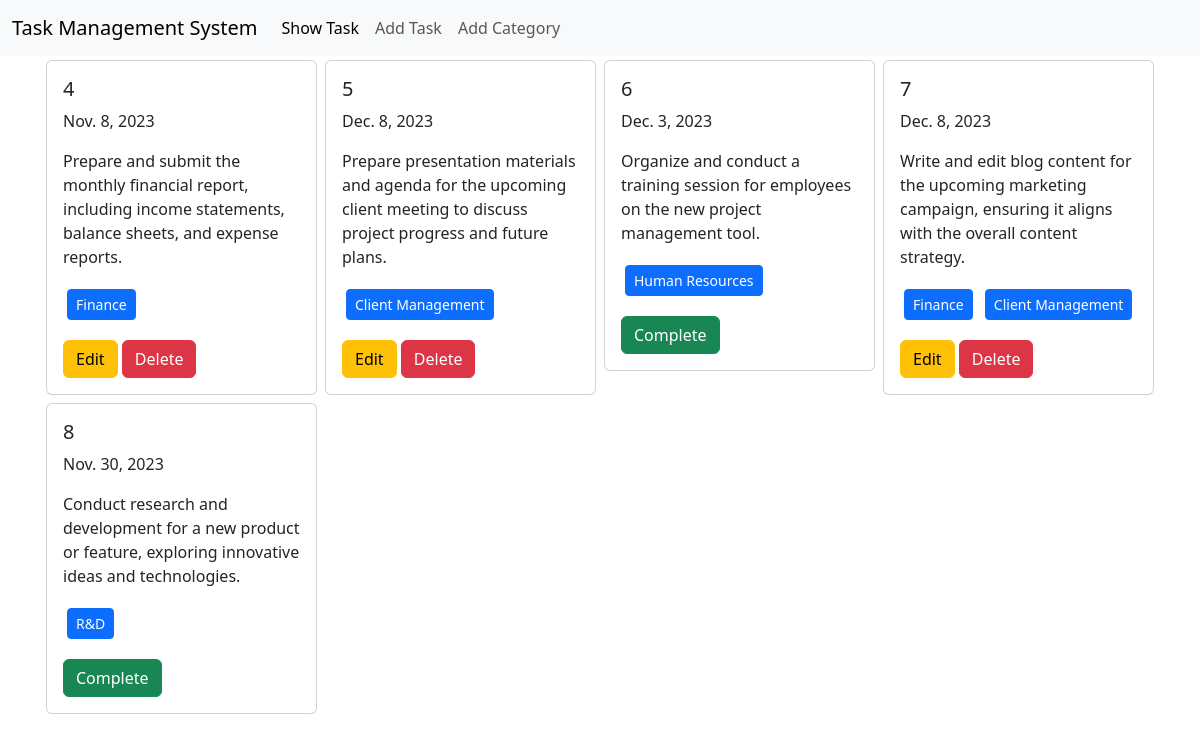
The page / on the database its author committed.
### task/models.py (models this page shows, shortened)
class Task(models.Model):
    taskTitle = models.CharField(max_length=30)
    category = models.ManyToManyField(Category)
    taskDescription = models.TextField()
    is_completed = models.BooleanField(default=False)
    assignDate = models.DateField()

### category/models.py (models this page shows)
class Category(models.Model):
    category = models.CharField(max_length=30)
    def __str__(self):
        return self.category

### task_management_system/views.py (the view)
# urls.py: path('', views.show, name='show_task'),
def show(request):
    data = Task.objects.all()
    return render (request, 'show_task.html',{'data': data})

### templates/show_task.html (shortened to what this page needs)
{% extends "base.html" %}
{% block content %}
<div class="d-flex flex-wrap container">
    {% for task in data%}
        <div class="col-sm-3 mb-3 mb-sm-0">
            <div class="card m-1">
            <div class="card-body">
                <h5 class="card-title">{{task.id}}</h5>
                <p class="card-text">{{task.assignDate}}</p>
                <p class="card-text">{{task.taskDescription}}</p>
                <p class="card-text">
                    {%for cat in task.category.all%}
                    <button class="btn btn-primary btn-sm m-1">{{cat}}</button>
                    {%endfor%}
                </p>
                {%if task.is_completed%}
                <a href="#" class="btn btn-success">Complete</a>
                {%else%}
                <a href="{%url 'edit_task' task.id%}" class="btn btn-warning">Edit</a>
                <a href="{%url 'delete_task' task.id%}" class="btn btn-danger">Delete</a>
                {%endif%}
            </div>
            </div>
        </div>
    {%endfor%}
  </div>
{% endblock content %}

### templates/base.html (shortened to what this page needs)
<!DOCTYPE html>
<html lang="en">
<head>
    <link href="https://cdn.jsdelivr.net/npm/bootstrap@5.3.2/dist/css/bootstrap.min.css" rel="stylesheet">
</head>
<body>
    <nav class="navbar navbar-expand-lg bg-body-tertiary">
        <div class="container-fluid">
          <a class="navbar-brand" href="#">Task Management System</a>
          <div class="collapse navbar-collapse" id="navbarNav">
            <ul class="navbar-nav">
              <li class="nav-item">
                <a class="nav-link active" aria-current="page" href="{% url 'show_task'%}">Show Task</a>
              </li>
              <li class="nav-item">
                <a class="nav-link" href="{% url 'add_task'%}">Add Task</a>
              </li>
              <li class="nav-item">
                <a class="nav-link" href="{% url 'add_category'%}">Add Category</a>
              </li>
            </ul>
          </div>
        </div>
      </nav>
    {% block content %}
    {% endblock content %}
</body>
</html>

### rows shown on the page
Task: id "4", assignDate "Nov. 8, 2023", taskDescription "Prepare and submit the monthly financial report, including income statements, balance sheets, and expense reports.", is_completed "Edit"
Category: category "Finance"
Task: id "5", assignDate "Dec. 8, 2023", taskDescription "Prepare presentation materials and agenda for the upcoming client meeting to discuss project progress and future plans.", is_completed "Edit"
Category: category "Client Management"
Task: id "6", assignDate "Dec. 3, 2023", taskDescription "Organize and conduct a training session for employees on the new project management tool.", is_completed "Complete"
Category: category "Human Resources"
Task: id "7", assignDate "Dec. 8, 2023", taskDescription "Write and edit blog content for the upcoming marketing campaign, ensuring it aligns with the overall content strategy.", is_completed "Edit"
Task: id "8", assignDate "Nov. 30, 2023", taskDescription "Conduct research and development for a new product or feature, exploring innovative ideas and technologies.", is_completed "Complete"
Category: category "R&D"
